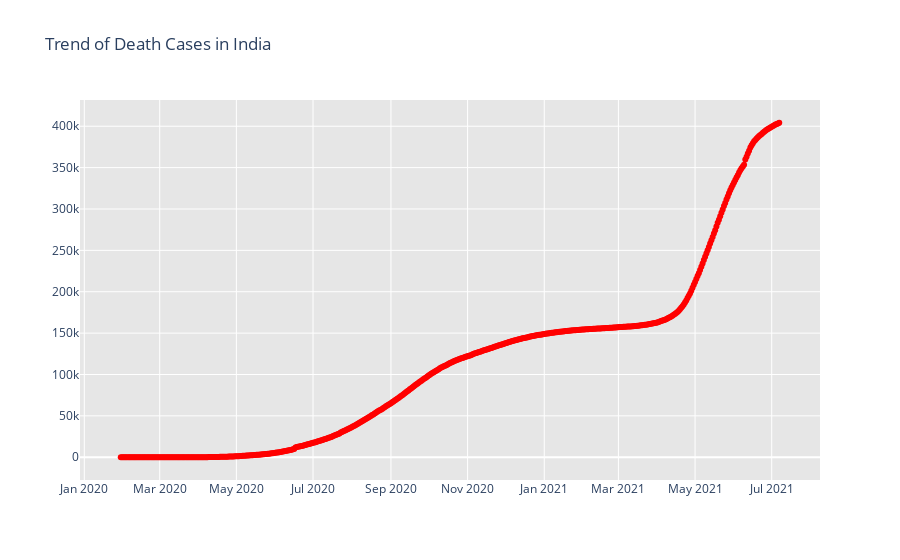
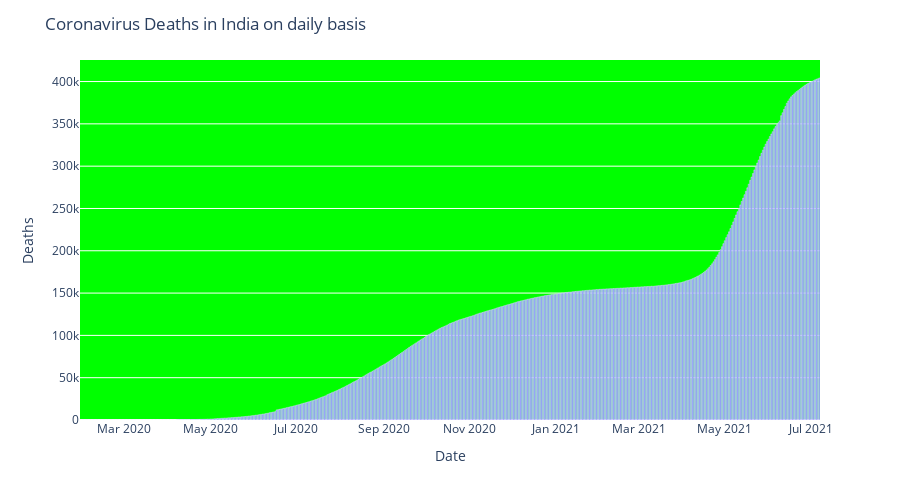

Write notebook code for charts like these, in order.
### Markdown cell above
# Deaths Day-Wise

### Code cell
fig = go.Figure()
fig.add_trace(go.Scatter(x=df_death_india['Date'], y = df_death_india['Deaths'], mode='lines+markers',name='Total Deaths',line=dict(color='Red', width=2)))
fig.update_layout(title_text='Trend of Death Cases in India',plot_bgcolor='rgb(230, 230, 230)')
fig.show()
# New COVID-19 cases reported daily in India
import plotly.express as px
fig = px.bar(df_death_india, x="Date", y="Deaths", barmode='group', height=500)
fig.update_layout(title_text='Coronavirus Deaths in India on daily basis',plot_bgcolor='lime')
fig.show()

### Figure 1 — Plotly figure (JSON) as saved in the notebook; plotly's stock layout.template omitted (floating-point values rounded to 4 significant figures; data arrays with more than 128 entries replaced by an {"elided": "..."} marker saying what was removed)
{"data": [{"line": {"color": "Red", "width": 2}, "mode": "lines+markers", "name": "Total Deaths", "type": "scatter", "x": {"elided": "525 str values"}, "y": {"elided": "525 int values"}}], "layout": {"plot_bgcolor": "rgb(230, 230, 230)", "title": {"text": "Trend of Death Cases in India"}}}

### Figure 2 — Plotly figure (JSON) as saved in the notebook; plotly's stock layout.template omitted (floating-point values rounded to 4 significant figures; data arrays with more than 128 entries replaced by an {"elided": "..."} marker saying what was removed)
{"data": [{"alignmentgroup": "True", "hovertemplate": "Date=%{x}<br>Deaths=%{y}<extra></extra>", "legendgroup": "", "marker": {"color": "#636efa", "pattern": {"shape": ""}}, "name": "", "offsetgroup": "", "orientation": "v", "showlegend": false, "textposition": "auto", "type": "bar", "x": {"elided": "525 str values"}, "xaxis": "x", "y": {"elided": "525 int values"}, "yaxis": "y"}], "layout": {"barmode": "group", "height": 500, "legend": {"tracegroupgap": 0}, "margin": {"t": 60}, "plot_bgcolor": "lime", "title": {"text": "Coronavirus Deaths in India on daily basis"}, "xaxis": {"anchor": "y", "domain": [0, 1], "title": {"text": "Date"}}, "yaxis": {"anchor": "x", "domain": [0, 1], "title": {"text": "Deaths"}}}}
